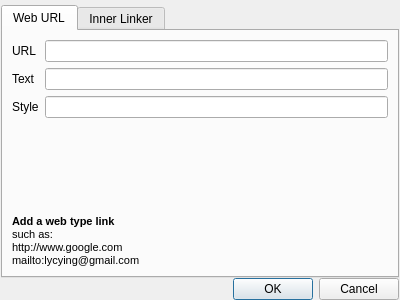
<?xml version="1.0" encoding="UTF-8"?>
<ui version="4.0">
 <class>Link</class>
 <widget class="QDialog" name="Link">
  <property name="geometry">
   <rect>
    <x>0</x>
    <y>0</y>
    <width>400</width>
    <height>300</height>
   </rect>
  </property>
  <property name="windowTitle">
   <string>Link</string>
  </property>
  <property name="modal">
   <bool>true</bool>
  </property>
  <layout class="QVBoxLayout" name="verticalLayout_2">
   <property name="spacing">
    <number>0</number>
   </property>
   <property name="leftMargin">
    <number>1</number>
   </property>
   <property name="topMargin">
    <number>5</number>
   </property>
   <property name="rightMargin">
    <number>1</number>
   </property>
   <property name="bottomMargin">
    <number>0</number>
   </property>
   <item>
    <layout class="QVBoxLayout" name="verticalLayout">
     <property name="spacing">
      <number>0</number>
     </property>
     <item>
      <widget class="QTabWidget" name="tab">
       <property name="currentIndex">
        <number>0</number>
       </property>
       <widget class="QWidget" name="webtab">
        <attribute name="title">
         <string>Web URL</string>
        </attribute>
        <layout class="QVBoxLayout" name="verticalLayout_3">
         <item>
          <layout class="QGridLayout" name="gridLayout">
           <item row="0" column="0">
            <widget class="QLabel" name="label">
             <property name="text">
              <string>URL</string>
             </property>
            </widget>
           </item>
           <item row="0" column="1">
            <widget class="QLineEdit" name="url"/>
           </item>
           <item row="1" column="0">
            <widget class="QLabel" name="label_2">
             <property name="text">
              <string>Text</string>
             </property>
            </widget>
           </item>
           <item row="1" column="1">
            <widget class="QLineEdit" name="urltext"/>
           </item>
           <item row="2" column="0">
            <widget class="QLabel" name="Style">
             <property name="text">
              <string>Style</string>
             </property>
            </widget>
           </item>
           <item row="2" column="1">
            <widget class="QLineEdit" name="urlstyle"/>
           </item>
          </layout>
         </item>
         <item>
          <spacer name="verticalSpacer">
           <property name="orientation">
            <enum>Qt::Vertical</enum>
           </property>
           <property name="sizeHint" stdset="0">
            <size>
             <width>20</width>
             <height>72</height>
            </size>
           </property>
          </spacer>
         </item>
         <item>
          <widget class="QLabel" name="label_5">
           <property name="text">
            <string>&lt;!DOCTYPE HTML PUBLIC &quot;-//W3C//DTD HTML 4.0//EN&quot; &quot;http://www.w3.org/TR/REC-html40/strict.dtd&quot;&gt;
&lt;html&gt;&lt;head&gt;&lt;meta name=&quot;qrichtext&quot; content=&quot;1&quot; /&gt;&lt;style type=&quot;text/css&quot;&gt;
p, li { white-space: pre-wrap; }
&lt;/style&gt;&lt;/head&gt;&lt;body style=&quot; font-family:'Sans'; font-size:8pt; font-weight:400; font-style:normal;&quot;&gt;
&lt;p style=&quot; margin-top:0px; margin-bottom:0px; margin-left:0px; margin-right:0px; -qt-block-indent:0; text-indent:0px;&quot;&gt;&lt;span style=&quot; font-weight:600;&quot;&gt;Add a web type link&lt;/span&gt;&lt;br /&gt;such as:&lt;br /&gt;http://www.google.com&lt;br /&gt;mailto:lycying@gmail.com&lt;/p&gt;&lt;/body&gt;&lt;/html&gt;</string>
           </property>
          </widget>
         </item>
        </layout>
       </widget>
       <widget class="QWidget" name="innertab">
        <attribute name="title">
         <string>Inner Linker</string>
        </attribute>
        <layout class="QVBoxLayout" name="verticalLayout_4">
         <item>
          <layout class="QHBoxLayout" name="horizontalLayout">
           <item>
            <widget class="QLabel" name="label_6">
             <property name="text">
              <string>Search</string>
             </property>
            </widget>
           </item>
           <item>
            <widget class="QLineEdit" name="search"/>
           </item>
          </layout>
         </item>
         <item>
          <widget class="QListWidget" name="listWidget"/>
         </item>
         <item>
          <layout class="QHBoxLayout" name="horizontalLayout_2">
           <item>
            <spacer name="horizontalSpacer">
             <property name="orientation">
              <enum>Qt::Horizontal</enum>
             </property>
             <property name="sizeHint" stdset="0">
              <size>
               <width>40</width>
               <height>20</height>
              </size>
             </property>
            </spacer>
           </item>
           <item>
            <widget class="QPushButton" name="btnpre">
             <property name="enabled">
              <bool>false</bool>
             </property>
             <property name="text">
              <string>&lt;pre</string>
             </property>
             <property name="flat">
              <bool>true</bool>
             </property>
            </widget>
           </item>
           <item>
            <widget class="QSpinBox" name="spinBox">
             <property name="enabled">
              <bool>false</bool>
             </property>
            </widget>
           </item>
           <item>
            <widget class="QPushButton" name="btnnext">
             <property name="enabled">
              <bool>false</bool>
             </property>
             <property name="text">
              <string>&gt;next</string>
             </property>
             <property name="flat">
              <bool>true</bool>
             </property>
            </widget>
           </item>
          </layout>
         </item>
        </layout>
       </widget>
      </widget>
     </item>
     <item>
      <widget class="QDialogButtonBox" name="btn">
       <property name="orientation">
        <enum>Qt::Horizontal</enum>
       </property>
       <property name="standardButtons">
        <set>QDialogButtonBox::Cancel|QDialogButtonBox::Ok</set>
       </property>
      </widget>
     </item>
    </layout>
   </item>
  </layout>
 </widget>
 <resources/>
 <connections>
  <connection>
   <sender>btn</sender>
   <signal>accepted()</signal>
   <receiver>Link</receiver>
   <slot>accept()</slot>
   <hints>
    <hint type="sourcelabel">
     <x>248</x>
     <y>254</y>
    </hint>
    <hint type="destinationlabel">
     <x>157</x>
     <y>274</y>
    </hint>
   </hints>
  </connection>
  <connection>
   <sender>btn</sender>
   <signal>rejected()</signal>
   <receiver>Link</receiver>
   <slot>reject()</slot>
   <hints>
    <hint type="sourcelabel">
     <x>316</x>
     <y>260</y>
    </hint>
    <hint type="destinationlabel">
     <x>286</x>
     <y>274</y>
    </hint>
   </hints>
  </connection>
 </connections>
</ui>
